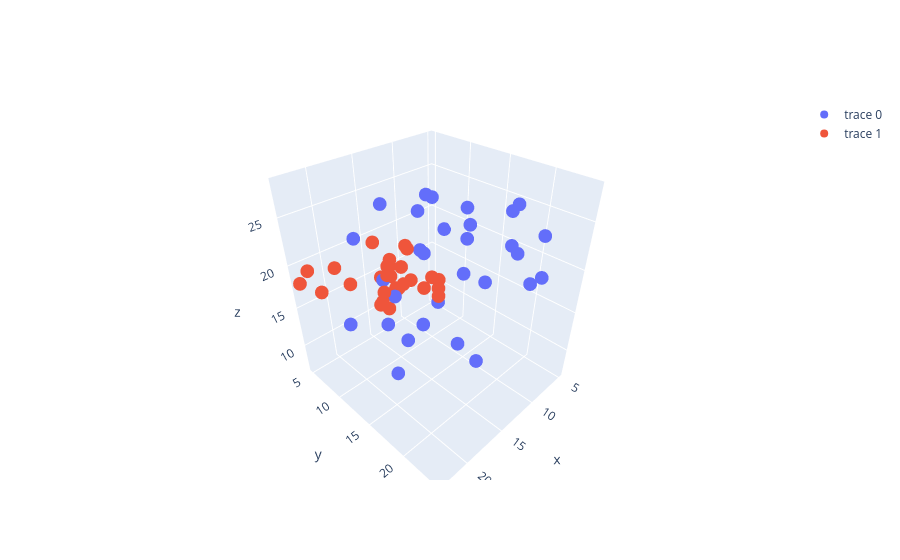

Here is the notebook cell this chart was saved with:
### Markdown cell above
###### 3D Scatter Plot Using Random Data in Plotly

### Code cell
# 3D Scatter Plot Using Plotly
x1 = np.random.randint(5, 20, 30)
y1 = np.random.randint(5, 25, 30)
z1 = np.random.randint(5, 30, 30)

x2 = np.random.randint(10, 25, 30)
y2 = np.random.randint(5, 15, 30)
z2 = np.random.randint(15, 20, 30)
fig = go.Figure()
fig.add_trace(go.Scatter3d(
    x=x1, y=y1, z=z1, mode="markers"
))
fig.add_trace(go.Scatter3d(
    x=x2, y=y2, z=z2, mode="markers"
))
fig.show()

### Figure 1 — Plotly figure (JSON) as saved in the notebook; plotly's stock layout.template omitted (floating-point values rounded to 4 significant figures)
{"data": [{"mode": "markers", "type": "scatter3d", "x": [6, 17, 8, 7, 15, 18, 18, 15, 18, 6, 9, 11, 7, 8, 8, 15, 11, 16, 16, 5, 6, 6, 14, 11, 13, 11, 8, 17, 18, 19], "y": [20, 12, 9, 12, 8, 13, 5, 19, 12, 17, 14, 24, 18, 19, 22, 24, 9, 9, 22, 7, 6, 5, 13, 16, 9, 15, 6, 6, 17, 24], "z": [17, 17, 10, 15, 10, 8, 10, 28, 27, 24, 21, 22, 21, 26, 24, 26, 23, 17, 23, 18, 22, 22, 21, 24, 7, 9, 16, 21, 17, 18]}, {"mode": "markers", "type": "scatter3d", "x": [13, 23, 10, 18, 12, 23, 20, 14, 11, 15, 14, 19, 12, 14, 17, 14, 17, 12, 11, 18, 19, 13, 16, 13, 22, 10, 15, 11, 15, 15], "y": [6, 5, 10, 11, 8, 9, 14, 5, 12, 9, 11, 13, 13, 9, 11, 6, 11, 5, 12, 6, 5, 14, 11, 6, 5, 6, 9, 6, 11, 14], "z": [16, 18, 15, 16, 19, 19, 19, 19, 15, 19, 17, 19, 15, 15, 19, 15, 15, 15, 15, 16, 18, 18, 17, 16, 19, 17, 17, 15, 17, 18]}], "layout": {}}
